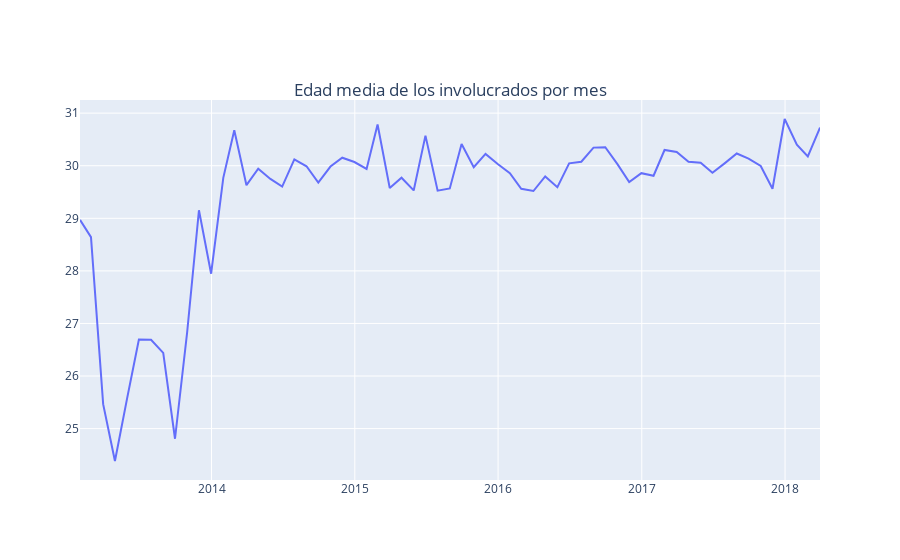

Notebook source saved alongside this figure:
### Markdown cell above
# Edad media de los involucrados

### Code cell
fig4 = go.Figure()

fig4.add_trace(
    go.Scatter(
        x = df.average_age.resample('M').mean().index,
            y = df.average_age.resample('M').mean(),
            name = 'Edad media de los involucrados por mes'
    )
)

fig4.update_layout(title={
             'text': "Edad media de los involucrados por mes",
         'y':0.85,
         'x':0.5,
         'xanchor': 'center',
         'yanchor': 'top'
}
                 )

fig4.show()
